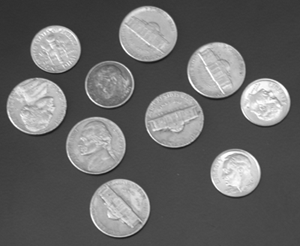
#> input picture images/gray/ten_coins.png, 300 x 246 px
$ python example_tarea1.py   (older library calls are emulated)
#> lines starting #> are read from the running program, lines starting #| are printed output that depends on the picture; after the words box and inside, x2 and y2 are one past the last pixel; in counts of white or black regions, pixels touching at a corner belong together
### pai_basic/pai_io.py
'''
Created on Aug 1, 2019

@author: jsaavedr
io functions
'''
import skimage.io as skio
import numpy as np
import utils

def imread(filename, as_gray = False):
#> called with filename = '../images/gray/ten_coins.png', as_gray = False
    image = skio.imread(filename, as_gray = as_gray)
#> image is the input picture: shape (246, 300); min 23, max 255, mean 103
    if image.dtype == np.float64 :
        image = utils.to_uint8(image)
    return image

### pai_basic/utils.py
'''
pai_basic.basis module
A set of basic functions to operate on gray-scale images
@author: jsaavedr
'''
import numpy as np
import scipy.ndimage.filters as nd_filters

#to uint8
# [15 lines left out: functions to_uint8, get_histogram, not called in this run]
#----------------------------------------------
def threshold(gray_im, th):
    bin_im = np.zeros(gray_im.shape, np.uint8)
    bin_im[gray_im>=th]=1
    return bin_im
#----------------------------------------------
#compute accum
# [79 lines left out: functions get_accum, get_threshold_otsu, equalize_image, get_gaussian2d, constrast_stretching, add_gaussian_noise and 1 more, not called in this run]

def get_image_from_lsb(gray_image):
    """
    lsb = least significant bits
    """
    bin_image = gray_image - ((gray_image >> 1)<<1)
    return bin_image

def set_image_on_lsb(gray_image, bin_image):
    gray_image[bin_image == 0] = (gray_image[bin_image == 0] >> 1) << 1
    gray_image[bin_image == 1] = ((gray_image[bin_image == 1] >> 1) << 1) + 1
    return gray_image


### pai_basic/example_tarea1.py
import matplotlib.pyplot as plt
import utils
import pai_io
import numpy as np

if __name__ == '__main__' :
    #filename ='../images/gray/rice.jpg'


    filename ='../images/gray/ten_coins.png'
    image=pai_io.imread(filename)
    image_1 = image.copy()

    bin_image = utils.threshold(image, 100)
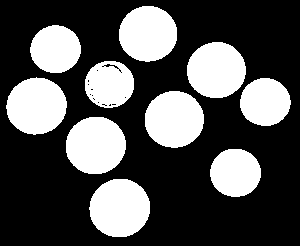
#> bin_image: shape (246, 300); values 0 (black) and 1 (white), 31.9% white; 10 white regions, largest, box (x1, y1, x2, y2) and area: (89, 179, 150, 237) 2796, (66, 117, 126, 174) 2726, (6, 77, 67, 135) 2698
    image = utils.set_image_on_lsb(image, bin_image)
#> in set_image_on_lsb, `gray_image[bin_image == 1] = ((gray_image[bin_image == 1] >> 1) << 1) ..`: gray_image: shape (246, 300); min 22, max 255, mean 102.8
    hidden_image = utils.get_image_from_lsb(image)
    fig, xs = plt.subplots(1,3)
    for i in range(3):
        xs[i].set_axis_off()
    xs[0].imshow(image_1, cmap = 'gray')
    xs[0].set_title('Original')
    xs[1].imshow(image, cmap = 'gray')
    xs[1].set_title('LSB')
    xs[2].imshow(hidden_image * 255, cmap = 'gray')
    xs[2].set_title('Hidden')
    plt.show()
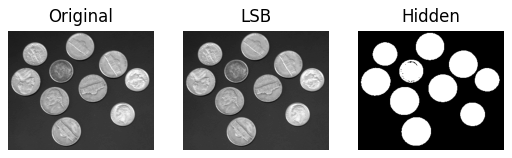
#> figure drawn by matplotlib, 3 panels

$ run again, with images/gray/rice.jpg saved as images/gray/ten_coins.png
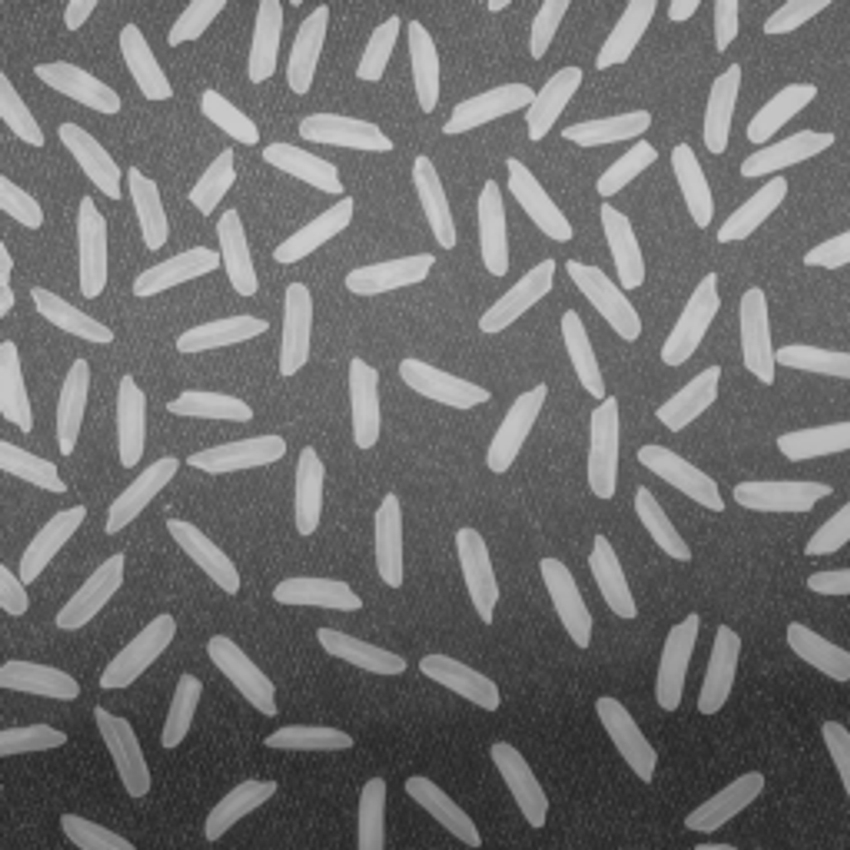
#> input picture images/gray/rice.jpg, 850 x 850 px
#> in imread, image is the input picture: shape (850, 850); min 36, max 207, mean 111.3
#> `bin_image = utils.threshold(image, 100)`:
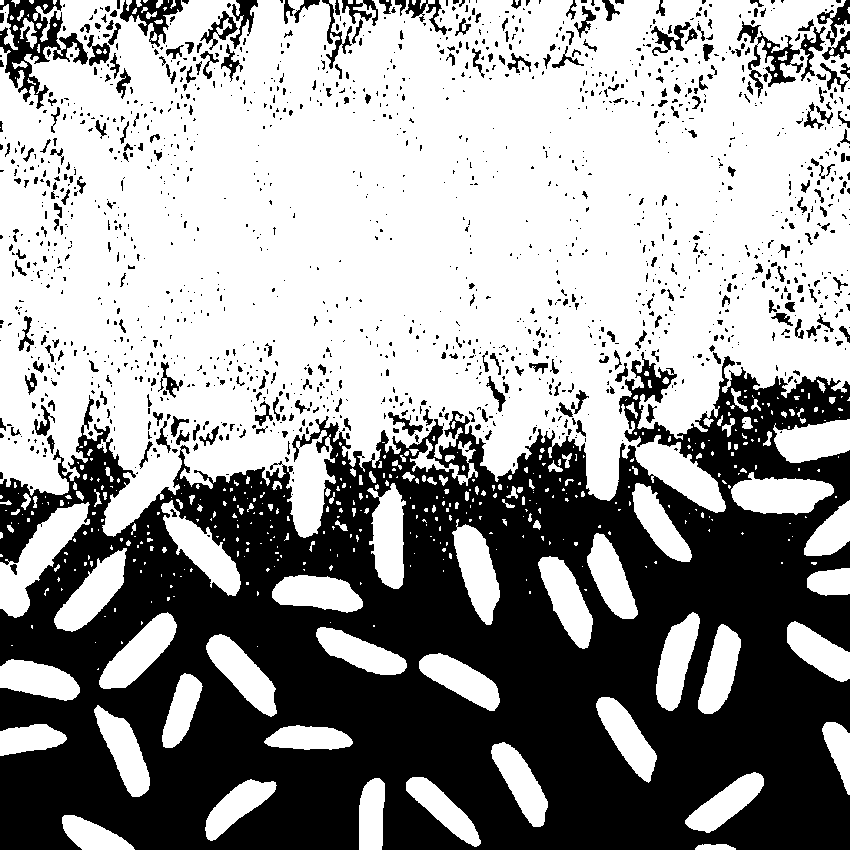
#> bin_image: shape (850, 850); values 0 (black) and 1 (white), 59.8% white; 1561 black regions (1255 under 20 px), largest, box (x1, y1, x2, y2) and area: (0, 352, 850, 850) 257629, (0, 0, 88, 109) 3325, (120, 0, 183, 47) 1143
#> `plt.show()`:
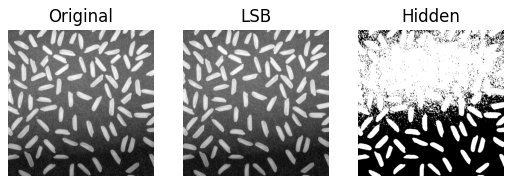
#> figure drawn by matplotlib, 3 panels
